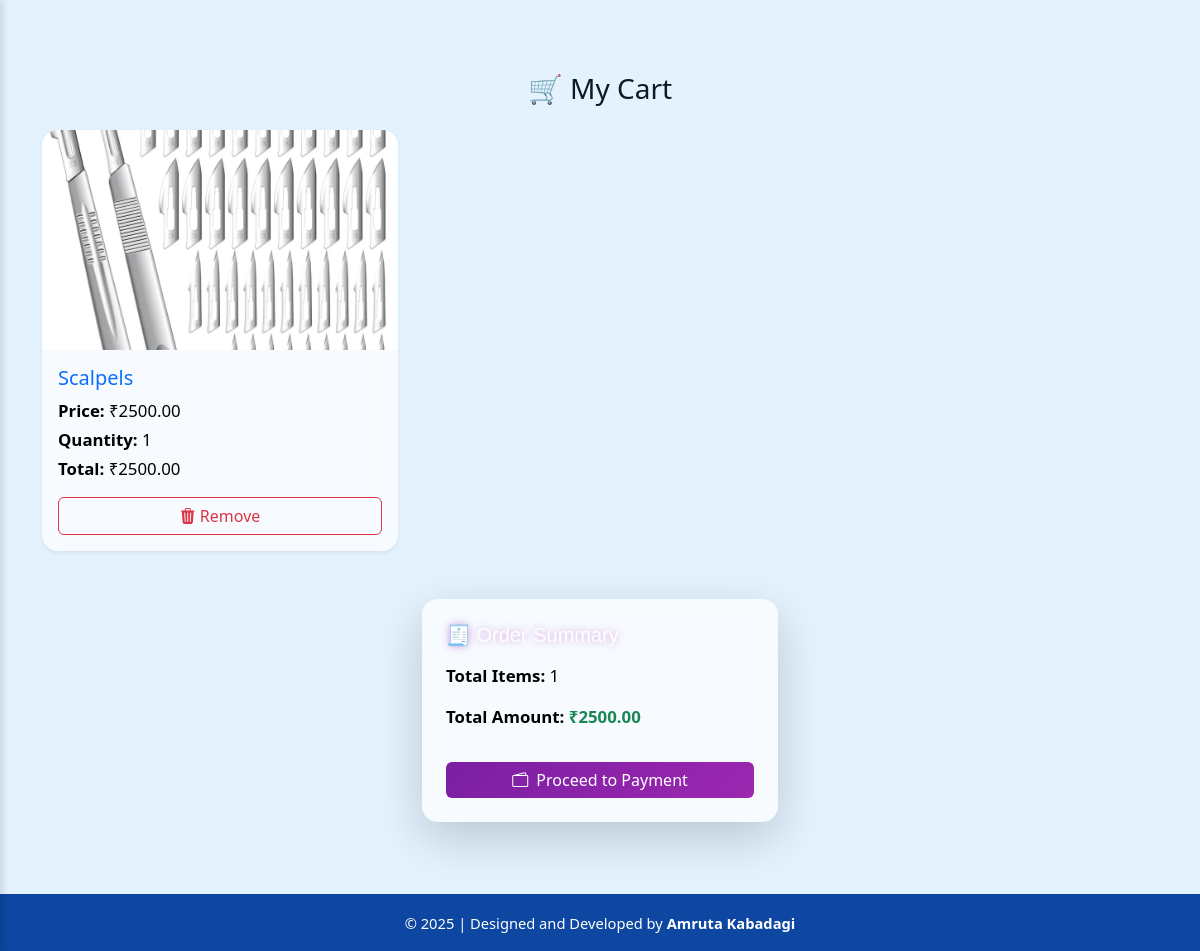
The app's page /cart/ (signed in) with its own data.
### myapp/models.py (models this page shows, shortened)
class Cart(models.Model):
    product = models.ForeignKey(Product, on_delete=models.CASCADE)
    user = models.ForeignKey(User, on_delete=models.CASCADE)
    quantity = models.PositiveIntegerField(default=1)
    created_at = models.DateTimeField(auto_now_add=True)
    payment_proceeded = models.BooleanField(default=False)

class Product(models.Model):
    user = models.ForeignKey(User, on_delete=models.CASCADE)  # Seller
    title = models.CharField(max_length=200)
    image = models.ImageField(upload_to='products/')
    description = models.TextField()
    cost = models.DecimalField(max_digits=10, decimal_places=2)
    created_at = models.DateTimeField(auto_now_add=True)
    category = models.ForeignKey(Category, on_delete=models.SET_NULL, null=True)
    is_sold = models.BooleanField(default=False)

### myapp/views.py (the view)
# urls.py: path('cart/', cart_view, name='cart'),
@login_required
def cart_view(request):
    cart_items = Cart.objects.filter(user=request.user, payment_proceeded=False)
    cart = cart_items.first() if cart_items.exists() else None
    total_amount = sum(item.product.cost * item.quantity for item in cart_items)
    total_items = sum(item.quantity for item in cart_items)
    context = {
        'cart_items': cart_items,
        'cart': cart,
        'total_amount': total_amount,
        'total_items': total_items,
    }
    return render(request, 'cart/cart.html', context)

### myapp/templatetags/cart_extras.py (called while the page is built)
@register.filter
def multiply(value, arg):
    return value * arg

### templates/cart/cart.html (shortened to what this page needs)
{% extends 'base.html' %}
{% load static %}
{% load cart_extras %}
{% load crispy_forms_tags %}
{% block content %}
<div class="container my-5">
  <h3 class="text-center mb-4">
    🛒 My Cart
  </h3>
  {% if cart_items %}
    <div class="row g-4">
      {% for item in cart_items %}
      <div class="col-md-6 col-lg-4">
        <div class="card h-100 shadow-sm border-0 rounded-4 glassy-card">
          <img src="{{ item.product.image.url }}" class="card-img-top rounded-top-4"
               alt="{{ item.product.title }}" style="height: 220px; object-fit: cover;">
          <div class="card-body d-flex flex-column">
            <h5 class="card-title text-primary">{{ item.product.title }}</h5>
            <p class="mb-1"><strong>Price:</strong> ₹{{ item.product.cost }}</p>
            <p class="mb-1"><strong>Quantity:</strong> {{ item.quantity }}</p>
            <p class="mb-3"><strong>Total:</strong> ₹{{ item.quantity|multiply:item.product.cost }}</p>
            <form method="POST" action="{% url 'remove_from_cart' item.id %}" class="mt-auto">
              <button type="submit" class="btn btn-outline-danger w-100">
                <i class="bi bi-trash3-fill"></i> Remove
              </button>
            </form>
          </div>
        </div>
      </div>
      {% endfor %}
    </div>
    <div class="row mt-5 justify-content-center">
      <div class="col-md-6 col-lg-4">
        <div class="card shadow-lg rounded-4 p-4 border-0 glassy-card">
          <h5 class="mb-3 glowing-header">🧾 Order Summary</h5>
          <p><strong>Total Items:</strong> {{ total_items }}</p>
          <p><strong>Total Amount:</strong> <span class="text-success fw-bold">₹{{ total_amount }}</span></p>
          {% if cart and cart.id %}
            <a href="{% url 'proceed_payment' %}" class="btn btn-purple w-100 mt-3">
              <i class="bi bi-wallet2 me-1"></i> Proceed to Payment
            </a>
          {% else %}
            <p class="text-danger mt-3">No cart available for payment.</p>
          {% endif %}
        </div>
      </div>
    </div>
  {% else %}
    <div class="alert alert-info text-center shadow-sm rounded-4 mt-4 glassy-card">
      <i class="bi bi-cart-x fs-4"></i><br>
      Your cart is empty.
      <a href="{% url 'product_list' %}" class="fw-semibold text-decoration-none">Continue shopping</a>.
    </div>
  {% endif %}
</div>
{% endblock %}

### templates/base.html (style rules this page uses)
:root { --light-blue: #e0f7ff; --blue-accent: #90caf9; --dark-blue: #0d47a1; --hover-blue: #1976d2; --text-color: #0d1a26; --admin-bg: #fff3e0; --user-bg: #e3f2fd; }
body { background-color: var(--light-blue); color: var(--text-color); font-family: 'Segoe UI', sans-serif; font-size: 1.05rem; margin: 0; padding: 0; height: 100%; }
body.user { background-color: var(--user-bg); }

### templates/cart/cart.html (style rules this page uses)
.glassy-card { background: rgba(255, 255, 255, 0.7); backdrop-filter: blur(10px); -webkit-backdrop-filter: blur(10px); border: 1px solid rgba(255, 255, 255, 0.25); color: #000; }
.glowing-header { font-family: 'Glowing text', sans-serif; color: #ffffff; text-shadow: 0 0 8px #ce93d8; }
.btn-purple { background: linear-gradient(135deg, #7b1fa2, #9c27b0); color: white; border: none; }

### records on screen
Cart: product.image (picture), product "Scalpels", product.cost "2500.00", quantity "1", quantity|multiply "2500.00"

### other values on screen
{{ total_items }} "1"
{{ total_amount }} "2500.00"
